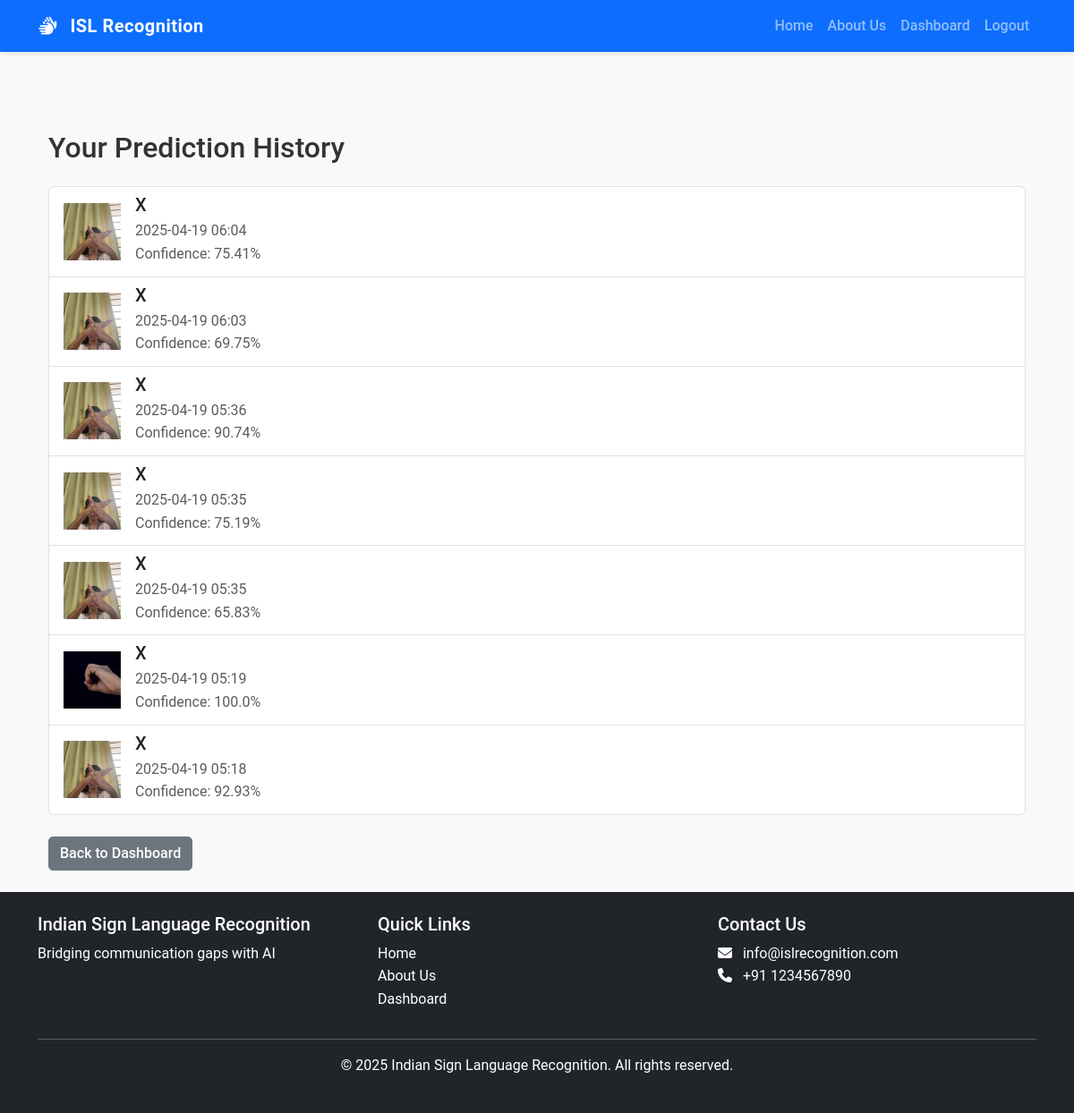
The app's page /history (signed in) with its own data.
### app.py (models this page shows)
class Prediction(db.Model):
    id = db.Column(db.Integer, primary_key=True)
    filename = db.Column(db.String(100), nullable=False)
    predicted_class = db.Column(db.String(10), nullable=False)
    confidence = db.Column(db.Float, nullable=False)
    timestamp = db.Column(db.DateTime, default=datetime.utcnow)
    user_id = db.Column(db.Integer, db.ForeignKey('user.id'), nullable=False)

### app.py (the view)
@app.route('/history')
@login_required
def view_history():
    predictions = Prediction.query.filter_by(user_id=current_user.id).order_by(Prediction.timestamp.desc()).all()
    return render_template('history.html', predictions=predictions)

### app.py (called while the page is built)
@login_manager.user_loader
def load_user(user_id):
    return User.query.get(int(user_id))

### templates/history.html (shortened to what this page needs)
{% extends 'base.html' %}
{% block content %}
<div class="container mt-5">
    <h2 class="mb-4">Your Prediction History</h2>
    {% if predictions %}
        <div class="list-group">
            {% for prediction in predictions %}
                <div class="list-group-item d-flex align-items-center">
                    <img src="{{ url_for('static', filename='uploads/' + prediction.filename) }}" class="me-3" style="height: 64px; width: 64px; object-fit: cover;" alt="Prediction">
                    <div>
                        <h5 class="mb-1">{{ prediction.predicted_class }}</h5>
                        <p class="mb-1 text-muted">
                            {{ prediction.timestamp.strftime('%Y-%m-%d %H:%M') }}<br>
                            Confidence: {{ (prediction.confidence * 100) | round(2) }}%
                        </p>
                    </div>
                </div>
            {% endfor %}
        </div>
    {% else %}
        <p class="text-muted">You have no prediction history yet.</p>
    {% endif %}
    <a href="{{ url_for('dashboard') }}" class="btn btn-secondary mt-4">Back to Dashboard</a>
</div>
{% endblock %}

### static/css/main.css (style rules this page uses)
:root { --primary-color: #863fb5; --secondary-color: #f50057; --dark-color: #5a3689; --light-color: #e8eaf6; --success-color: #4caf50; --warning-color: #ff9800; --danger-color: #f44336; --text-color: #333; --light-text: #f4f4f4; --border-radius: 5px; --box-shadow: 0 4px 6px rgba(0, 0, 0, 0.1); }
body { font-family: 'Roboto', sans-serif; color: var(--text-color); line-height: 1.6; background-color: #f9f9f9; }
.btn { border-radius: var(--border-radius); font-weight: 500; transition: all 0.3s ease; }

### records on screen
Prediction: filename (picture), predicted_class "X", timestamp "2025-04-19 06:04", (prediction.confidence*100)|round(2) "75.41"
Prediction: filename (picture), predicted_class "X", timestamp "2025-04-19 06:03", (prediction.confidence*100)|round(2) "69.75"
Prediction: filename (picture), predicted_class "X", timestamp "2025-04-19 05:36", (prediction.confidence*100)|round(2) "90.74"
Prediction: filename (picture), predicted_class "X", timestamp "2025-04-19 05:35", (prediction.confidence*100)|round(2) "75.19"
Prediction: filename (picture), predicted_class "X", timestamp "2025-04-19 05:35", (prediction.confidence*100)|round(2) "65.83"
Prediction: filename (picture), predicted_class "X", timestamp "2025-04-19 05:19", (prediction.confidence*100)|round(2) "100.0"
Prediction: filename (picture), predicted_class "X", timestamp "2025-04-19 05:18", (prediction.confidence*100)|round(2) "92.93"
